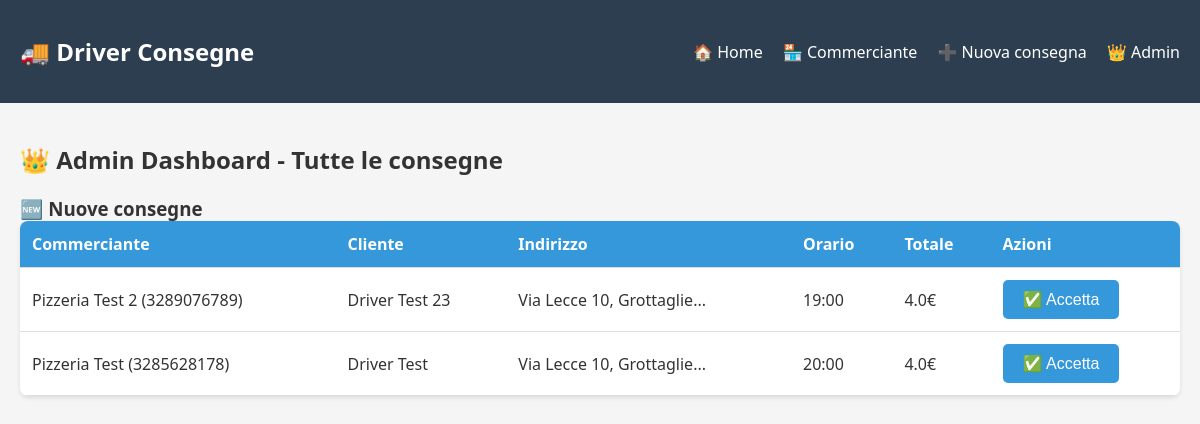
/admin, run on an earlier commit of the app's database.
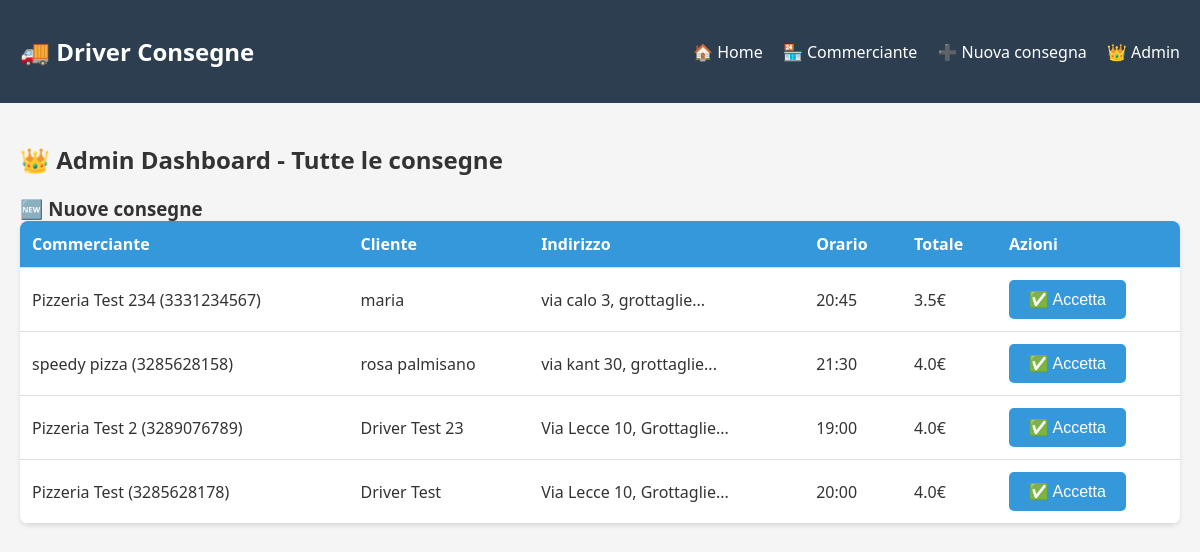
And on a later commit of the database.
### models.py (models this page shows, shortened)
class Consegna(db.Model):
    __tablename__ = 'consegne'
    id = db.Column(db.String(36), primary_key=True, default=lambda: str(uuid.uuid4()))
    stato = db.Column(db.String(50), default='richiesta')  # richiesta, attesa_conferma, accettata, consegnata, cancellata
    data_creazione = db.Column(db.DateTime, default=datetime.utcnow)
    comm_nome = db.Column(db.String(100), nullable=False)
    comm_telefono = db.Column(db.String(20), nullable=False)
    comm_indirizzo_partenza = db.Column(db.String(200), nullable=False)
    cliente_nome = db.Column(db.String(100), nullable=False)
    cliente_telefono = db.Column(db.String(20), nullable=False)
    cliente_indirizzo_consegna = db.Column(db.String(200), nullable=False)
    cliente_piano = db.Column(db.Integer, default=0)  # 0 = piano terra / nessun piano
    cliente_note = db.Column(db.Text, default='')
    fragile = db.Column(db.Boolean, default=False)
    tariffa_base = db.Column(db.Float, default=3.0)
    supplemento_piano = db.Column(db.Float, default=0.50)  # 0.50€ per piano (dal 1° in su)
    totale_euro = db.Column(db.Float, default=0)
    orario_richiesto = db.Column(db.String(10), nullable=True)
    orario_proposto_driver = db.Column(db.String(10), nullable=True)
    driver_id = db.Column(db.String(100), nullable=True)
    accettata_il = db.Column(db.DateTime, nullable=True)
    pagata = db.Column(db.Boolean, default=False)

### app.py (the view)
@app.route('/admin')
def admin():
    consegne_richieste = Consegna.query.filter_by(stato='richiesta').order_by(Consegna.data_creazione.desc()).all()
    consegne_attesa = Consegna.query.filter_by(stato='attesa_conferma').order_by(Consegna.data_creazione.desc()).all()
    consegne_accettate = Consegna.query.filter_by(stato='accettata').order_by(Consegna.accettata_il.desc()).all()
    storico = Consegna.query.filter(Consegna.stato.in_(['consegnata', 'cancellata', 'rifiutata'])).order_by(Consegna.data_creazione.desc()).limit(20).all()
    return render_template('admin.html',
                         consegne_richieste=consegne_richieste,
                         consegne_attesa=consegne_attesa,
                         consegne_accettate=consegne_accettate,
                         storico=storico)

### templates/admin.html (shortened to what this page needs)
{% extends "base.html" %}
{% block content %}
<h2>👑 Admin Dashboard - Tutte le consegne</h2>
<h3>🆕 Nuove consegne</h3>
<table class="tabella">
    <thead><tr><th>Commerciante</th><th>Cliente</th><th>Indirizzo</th><th>Orario</th><th>Totale</th><th>Azioni</th></tr></thead>
    <tbody>
    {% for c in consegne_richieste %}
    <tr>
        <td>{{ c.comm_nome }} ({{ c.comm_telefono }})</td>
        <td>{{ c.cliente_nome }}</td>
        <td>{{ c.cliente_indirizzo_consegna[:40] }}...</td>
        <td>{{ c.orario_richiesto or '--' }}</td>
        <td>{{ c.totale_euro }}€</td>
        <td><button onclick="accetta('{{ c.id }}')" class="btn">✅ Accetta</button></td>
    </tr>
    {% endfor %}
    </tbody>
</table>
{% endblock %}

What changed in the data, as far as the page shows it:
added Consegna: comm_nome "Pizzeria Test 234", comm_telefono "3331234567", cliente_nome "maria", cliente_indirizzo_consegna "via calo 3, grottaglie", orario_richiesto "20:45", totale_euro "3.5"
added Consegna: comm_nome "speedy pizza", comm_telefono "3285628158", cliente_nome "rosa palmisano", cliente_indirizzo_consegna "via kant 30, grottaglie", orario_richiesto "21:30", totale_euro "4.0"
